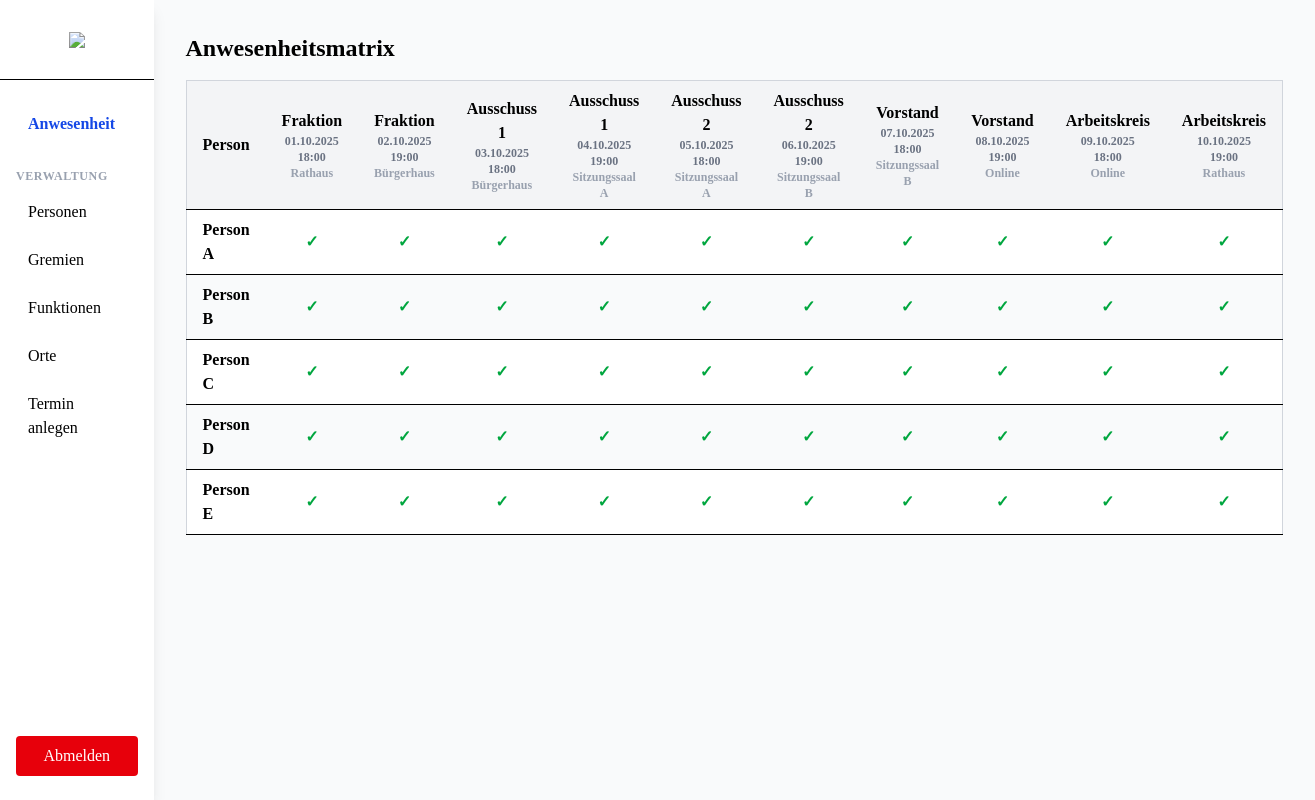
/anwesenheit/ (signed in), run on the app's committed database.
### anwesenheit/models.py (models this page shows, shortened)
class Termin(models.Model):
	gremium = models.ForeignKey(Gremium, on_delete=models.CASCADE, related_name="termine")
	ort = models.ForeignKey(Ort, on_delete=models.SET_NULL, null=True)
	datum = models.DateTimeField()
	anwesende = models.ManyToManyField(Person, related_name="termine")

class Gremium(models.Model):
	name = models.CharField(max_length=100)

class Ort(models.Model):
	name = models.CharField(max_length=200)
	def __str__(self):
		return self.name

class Person(models.Model):
	user = models.OneToOneField(User, on_delete=models.CASCADE, null=True, blank=True)
	name = models.CharField(max_length=100)
	email = models.EmailField()
	funktion = models.ForeignKey(Funktion, on_delete=models.SET_NULL, null=True, blank=True)
	gremien = models.ManyToManyField(Gremium, related_name="mitglieder")

### anwesenheit/views.py (the view)
# urls.py: path('anwesenheit/', views.anwesenheit_matrix, name='anwesenheit_matrix'),
def anwesenheit_matrix(request):
    user = request.user
    if user.is_superuser or user.groups.filter(name__in=["admin", "buero"]).exists():
        pass
    else:
        person = getattr(user, "person", None)
        if not person or not person.funktion or person.funktion.name.lower() != "ratsmitglied":
            return HttpResponseForbidden("Keine Berechtigung für die Anwesenheitsmatrix.")
    from django.db.models import Prefetch
    personen = Person.objects.all()
    termine = Termin.objects.select_related('gremium', 'ort').prefetch_related('anwesende')
    return render(request, 'anwesenheit/anwesenheit_matrix.html', {'personen': personen, 'termine': termine})

### anwesenheit/templates/anwesenheit/anwesenheit_matrix.html
{% extends 'theme/base.html' %}
{% block content %}
<h1 class="text-2xl font-bold mb-4">Anwesenheitsmatrix</h1>
<div class="overflow-x-auto">
  <table class="min-w-full border border-gray-300 bg-white">
    <thead class="bg-gray-100">
      <tr>
        <th class="px-4 py-2 border-b text-left">Person</th>
        {% for termin in termine %}
          <th class="px-4 py-2 border-b text-center">
            <div class="font-semibold">{{ termin.gremium.name }}</div>
            <div class="text-xs text-gray-500">{{ termin.datum|date:"d.m.Y H:i" }}</div>
            <div class="text-xs text-gray-400">{{ termin.ort }}</div>
          </th>
        {% endfor %}
      </tr>
    </thead>
    <tbody>
      {% for person in personen %}
        <tr class="even:bg-gray-50">
          <td class="px-4 py-2 border-b font-semibold">{{ person.name }}</td>
          {% for termin in termine %}
            <td class="px-4 py-2 border-b text-center">
              {% if person in termin.anwesende.all %}
                <span class="text-green-600 font-bold">&#10003;</span>
              {% else %}
                <span class="text-gray-400">&ndash;</span>
              {% endif %}
            </td>
          {% endfor %}
        </tr>
      {% endfor %}
    </tbody>
  </table>
</div>
{% endblock %}

### data on the page
Termin: gremium.name "Fraktion", datum "01.10.2025 18:00", ort "Rathaus"
Termin: gremium.name "Fraktion", datum "02.10.2025 19:00", ort "Bürgerhaus"
Termin: gremium.name "Ausschuss 1", datum "03.10.2025 18:00", ort "Bürgerhaus"
Termin: gremium.name "Ausschuss 1", datum "04.10.2025 19:00", ort "Sitzungssaal A"
Termin: gremium.name "Ausschuss 2", datum "05.10.2025 18:00", ort "Sitzungssaal A"
Termin: gremium.name "Ausschuss 2", datum "06.10.2025 19:00", ort "Sitzungssaal B"
Termin: gremium.name "Vorstand", datum "07.10.2025 18:00", ort "Sitzungssaal B"
Termin: gremium.name "Vorstand", datum "08.10.2025 19:00", ort "Online"
Termin: gremium.name "Arbeitskreis", datum "09.10.2025 18:00", ort "Online"
Termin: gremium.name "Arbeitskreis", datum "10.10.2025 19:00", ort "Rathaus"
Person: name "Person A"
Person: name "Person B"
Person: name "Person C"
Person: name "Person D"
Person: name "Person E"
